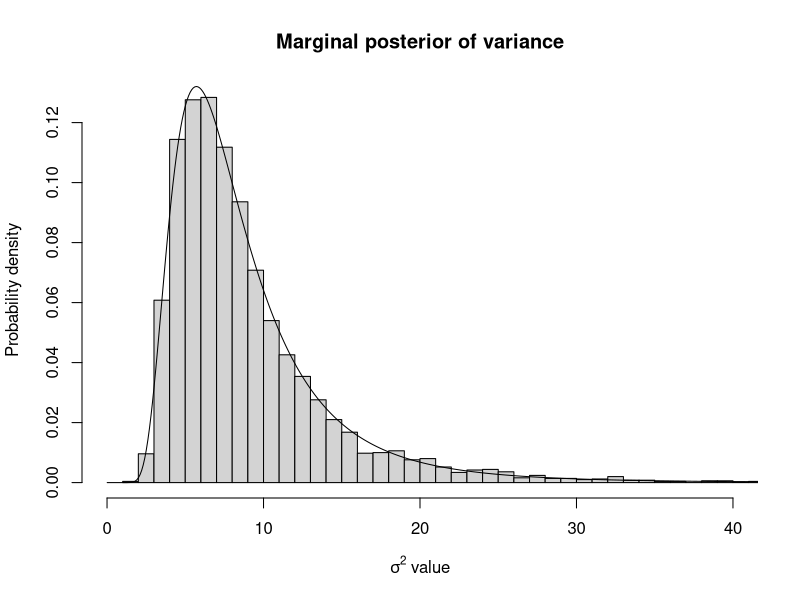
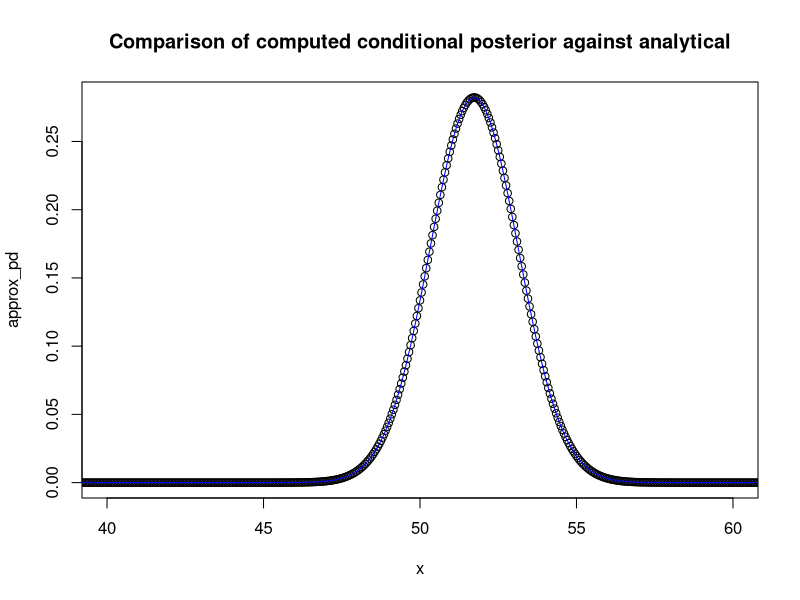
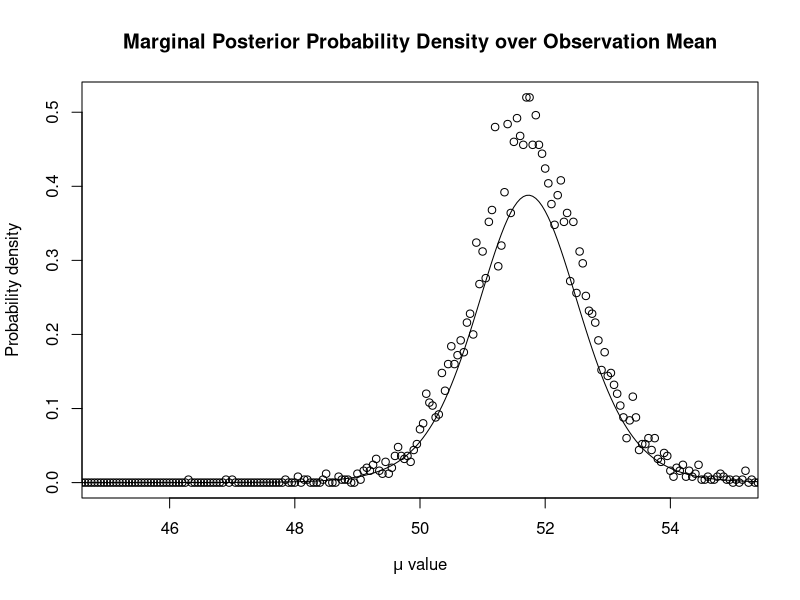

Reproduce these figures in R, in order.
## ---- chunk 1
  set.seed(42)
  n_obs <- 10
  obs_y <- rnorm(n = n_obs, mean = 50, sd = sqrt(10))
  sample_var <- sum((obs_y - mean(obs_y))^2)/(n_obs-1)
## ---- chunk 2
  sample_sigma_sq <- function(n_samples, n_obs, sample_var) {
                        sigma_sq <- seq(0.01, 100, 0.1)
                        pd <- (sigma_sq^(-(n_obs+1)/2))*exp(-sample_var*(n_obs - 1)/
                                                                        (2*sigma_sq))
                        samples <- sample(x = sigma_sq, size = n_samples,
                                          replace = TRUE, prob = pd)
                        return(samples)
  }

n_samples <- 5000
var_samples <- sample_sigma_sq(n_samples, n_obs, sample_var)
{hist(var_samples, breaks = 100, main = 'Marginal posterior of variance',
      xlab = expression(paste(sigma^2, ' value')), probability = TRUE, 
     ylab = 'Probability density', xlim = c(0, 40))
  
  # This is an (n - 1) d.o.f. inverse chi-square distributed r.v. scaled by (n-1)*sample_var
  sigma_sq <- seq(0.01, 100, 0.1)
  x <- (n_obs - 1)*sample_var/sigma_sq
  p_sigma <- dchisq(x = x, df = n_obs - 1)*x/sigma_sq
  lines(sigma_sq, p_sigma, xlim = c(0, 10), type = 'l')
}
## ---- chunk 3
  sampling_pd <- function(obs_y, var, mu) {
                        # Returns sampling probability density of observations under 
                        # possible mu values
                        # obs_y:  Vector of observations that are thought to be 
                        #         distributed Normally
                        # var:    Variance hyperparameter value
                        # mu:     Vector of mu values over which to compute p(mu|y, var)
                        sample_p <- sapply(obs_y, FUN = function(y) exp(-((y-mu)^2)/(2*var))/sqrt(var))
                        agg_sample_p <- apply(sample_p, MARGIN = 1,
                                               FUN = function (sample) prod(sample))
                        agg_sample_p <- agg_sample_p/sum(agg_sample_p*(max(mu) - min(mu))/length(mu))
                        return(agg_sample_p)
                        } 

sample_mu <- function(n_samples, obs_y, var_list) {
                        # Retrieves mu values from the conditional posterior of mu
                        # n_samples: Scalar number of samples to take from conditional
                        #            posterior
                        # obs_y:     Vector of observations that are thought to be
                        #            distributed Normally
                        # var_list:  Vector of variance samples from the marginal
                        #            posterior of sigma^2
                        mu <- seq(20, 80, 0.05)
                        sampled_mu <- matrix(0, nrow = length(var_list), ncol = 1)
                        i <- 1
                        for (var in var_list) {
                          # Compute p.d. of mu|y, sigma^2, then sample from it
                          cond_post_pd <- sampling_pd(obs_y, var, mu)
                          sampled_mu[i] <- sample(mu, size = n_samples, replace = TRUE,
                                                  prob = cond_post_pd)
                          i <- i + 1
                        }
                        return(sampled_mu)
}

# Check that the conditional posterior of mu is correct
# we'd expect it to be N(sample_mean, sigma_sq/n)
x <- seq(20, 80, 0.05)
approx_pd <- sampling_pd(obs_y, var = 20, mu = x)
true_pd <- dnorm(x, mean = mean(obs_y), sd = sqrt(20/n_obs))
{plot(x, approx_pd, main = 'Comparison of computed conditional posterior against analytical',
      xlim = c(40, 60))
lines(x, true_pd, col = 'blue')}
## ---- chunk 4
mu_samples <- sample_mu(1, obs_y, var_samples)
h <- hist(mu_samples, breaks = seq(20, 80, 0.05), plot = FALSE)
{plot(h$breaks[-1], h$density,
     xlab = expression(paste(mu, ' value')),
     ylab = 'Probability density',
     main = 'Marginal Posterior Probability Density over Observation Mean',
     xlim = c(45, 55))
lines(seq(20, 80, 0.05), dt(x = (seq(20, 80, 0.05) - 
                                   mean(obs_y))/sqrt(sample_var/n_obs),
                            df = n_obs - 1), type = 'l')}
